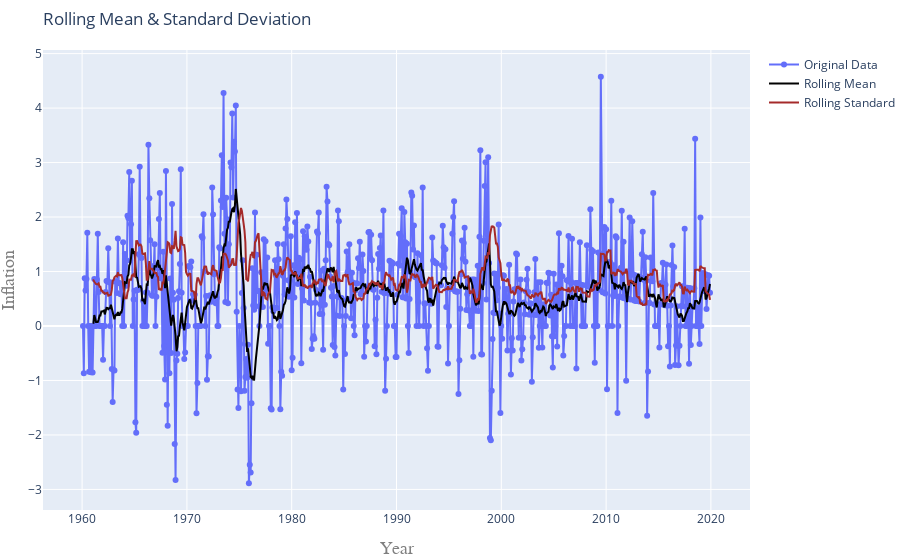

Notebook cell for this chart:
### Markdown cell above
##### Plotting the original data set and testing it using the ADF test

### Code cell
TestStationaryPlot(data["Monthly_Rate"])
adf_test(data["Monthly_Rate"].dropna())

### Figure 1 — Plotly figure (JSON) as saved in the notebook; plotly's stock layout.template omitted (floating-point values rounded to 4 significant figures; data arrays with more than 128 entries replaced by an {"elided": "..."} marker saying what was removed)
{"data": [{"mode": "lines+markers", "name": "Original Data", "type": "scatter", "x": {"elided": "721 str values"}, "y": {"elided": "721 float values"}}, {"line": {"color": "black", "width": 2}, "mode": "lines", "name": "Rolling Mean", "type": "scatter", "x": {"elided": "721 str values"}, "y": {"elided": "721 float values"}}, {"line": {"color": "brown", "width": 2}, "mode": "lines", "name": "Rolling Standard", "type": "scatter", "x": {"elided": "721 str values"}, "y": {"elided": "721 float values"}}], "layout": {"margin": {"b": 50, "l": 10, "r": 0, "t": 50}, "title": {"text": "Rolling Mean & Standard Deviation", "x": 0, "xref": "paper"}, "xaxis": {"title": {"font": {"color": "#7f7f7f", "family": "Courier New, monospace", "size": 18}, "text": "Year"}}, "yaxis": {"title": {"font": {"color": "#7f7f7f", "family": "Courier New, monospace", "size": 18}, "text": "Inflation"}}}}
